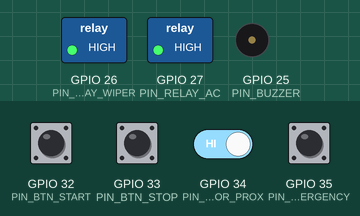
Simulated run of this sketch. Board: ESP32. Shown: switched loads named in the sketch (green lamp = pin HIGH), buzzer (waves = sounding, pin HIGH). The inputs (shaded band) are chosen by the test bench; at power-on: GPIO 32 (PIN_BTN_START), GPIO 33 (PIN_BTN_STOP), GPIO 34 (PIN_SENSOR_PROX), GPIO 35 (PIN_EMERGENCY) HIGH. WiFi joins after 1.5 s; servers stay silent unless stated; uploads are accepted with an empty reply; EEPROM starts erased.

Above: at 1.2 s.
1.3 s: GPIO 35 (PIN_EMERGENCY) pulled LOW for 1 s
At 1.57 s:
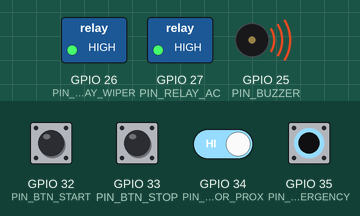
4.3 s: GPIO 32 (PIN_BTN_START) pulled LOW for 0.15 s
At 4.7 s:
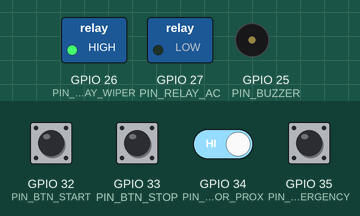
5.9 s: GPIO 34 (PIN_SENSOR_PROX) driven LOW
At 6.6 s:
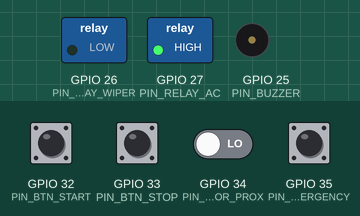
8.9 s: GPIO 33 (PIN_BTN_STOP) pulled LOW for 0.15 s
At 9.8 s:
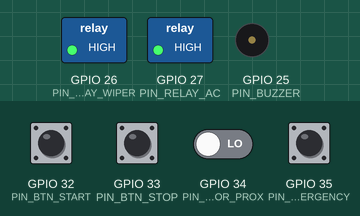
10.5 s: GPIO 32 (PIN_BTN_START) pulled LOW for 1 s
At 11.7 s:
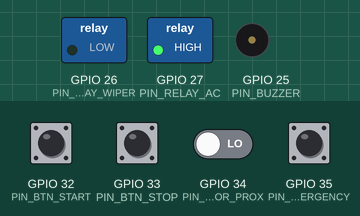
Timing chart, 0 to 15.0 s (numbered marks = the images above; inputs shaded):
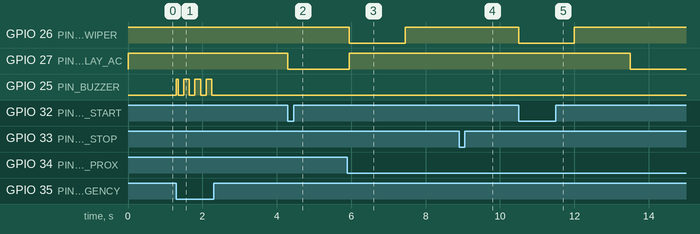

Measured:
- after the input at 1.3 s, GPIO 25 (PIN_BUZZER): LOW → HIGH at once, then repeats every 0.30 s: LOW 0.15 s, HIGH 0.15 s, until it stays LOW from 2.3 s
- after the input at 4.3 s, GPIO 27 (PIN_RELAY_AC): HIGH → LOW at once
- after the input at 5.9 s, GPIO 26 (PIN_RELAY_WIPER): HIGH → LOW after 0.05 s, → HIGH 1.5 s later; GPIO 27 (PIN_RELAY_AC): LOW → HIGH after 0.05 s
- after the input at 8.9 s, GPIO 27 (PIN_RELAY_AC): stays HIGH (without the input it goes to LOW after 0.05 s)
- after the input at 10.5 s, GPIO 26 (PIN_RELAY_WIPER): HIGH → LOW at once, → HIGH 1.5 s later; GPIO 27 (PIN_RELAY_AC): HIGH → LOW after 3.0 s

The sketch:

esp32_briket_supabase.ino
```cpp
#include <WiFi.h>
#include <HTTPClient.h>
#include <WiFiClientSecure.h>
#include <Preferences.h>

// =========================================================
// 1. KONFIGURASI WIFI & SUPABASE (SESUAIKAN DENGAN PUNYAMU)
// =========================================================
const char* WIFI_SSID         = "NAMA_WIFI_KAMU";
const char* WIFI_PASS         = "PASSWORD_WIFI_KAMU";
const char* SUPABASE_URL      = "https://ejfftyrdmcrdkqvxxhxy.supabase.co";
const char* SUPABASE_ANON_KEY = "sb_publishable_Zf7P8fH6ULcn2ll90UVMBA_IG7umqkn";

// =========================================================
// 2. KONFIGURASI PIN HARDWARE ESP32 (SESUAIKAN WIRING PCB)
// =========================================================
#define PIN_RELAY_WIPER   26   // Relay CH-1: Motor Pemotong Wiper
#define PIN_RELAY_AC      27   // Relay CH-2: Kontaktor / Motor AC Ekstruder
#define PIN_SENSOR_PROX   34   // Sensor Proximity (INPUT_PULLUP jika NPN, atau eksternal pull-up)
#define PIN_EMERGENCY     35   // Saklar Push-Lock Darurat
#define PIN_BUZZER        25   // Buzzer Alarm Darurat
#define PIN_BTN_START     32   // Tombol Fisik START (opsional, aktif LOW ke GND)
#define PIN_BTN_STOP      33   // Tombol Fisik STOP  (opsional, aktif LOW ke GND)

// Ubah ke false jika modul relay aktif HIGH
#define RELAY_ACTIVE_LOW  true

// Logika input sensor & tombol darurat:
// true  = aktif saat sinyal LOW (misal sensor NPN / saklar ke GND)
// false = aktif saat sinyal HIGH
#define PROX_ACTIVE_LOW   true
#define EMERG_ACTIVE_LOW  true

// =========================================================
// 3. PARAMETER TIMING PROSES BRIKET
// =========================================================
const unsigned long CUT_PAUSE_MS      = 3000;  // Motor AC jeda 3 detik saat potong
const unsigned long WIPER_RUN_MS      = 1500;  // Durasi relay wiper aktif (1x putaran pisau)
const unsigned long PROX_DEBOUNCE_MS  = 50;    // Filter noise induktif motor AC pada sensor
const unsigned long SYNC_INTERVAL_MS  = 1500;  // Interval sinkronisasi rutin ke Supabase

// =========================================================
// VARIABEL GLOBAL & SINKRONISASI ANTAR-CORE
// =========================================================
enum MachineState {
  STATE_STOPPED,
  STATE_RUNNING,
  STATE_CUTTING,
  STATE_EMERGENCY
};

Preferences prefs;
portMUX_TYPE stateMux = portMUX_INITIALIZER_UNLOCKED;

volatile MachineState currentState = STATE_STOPPED;
volatile uint32_t briketCount      = 0;
volatile bool ch1WiperOn           = false;
volatile bool ch2AcOn              = false;
volatile bool emergencyActive      = false;
volatile bool syncImmediate        = true;

unsigned long cutStartMs           = 0;
bool proxLatched                   = false;
unsigned long lastProxChangeMs     = 0;
bool lastRawProx                   = false;

// =========================================================
// HELPER AKTUATOR & NVS
// =========================================================
void setRelay(uint8_t pin, bool on) {
  if (RELAY_ACTIVE_LOW) {
    digitalWrite(pin, on ? LOW : HIGH);
  } else {
    digitalWrite(pin, on ? HIGH : LOW);
  }
}

void saveCountToNVS(uint32_t val) {
  prefs.putUInt("count", val);
}

const char* stateToString(MachineState st) {
  switch (st) {
    case STATE_RUNNING:   return "RUNNING";
    case STATE_CUTTING:   return "CUTTING";
    case STATE_EMERGENCY: return "EMERGENCY";
    default:              return "STOPPED";
  }
}

void applyOutputs(MachineState st, unsigned long now) {
  if (st == STATE_EMERGENCY) {
    ch1WiperOn = false;
    ch2AcOn    = false;
    setRelay(PIN_RELAY_WIPER, false);
    setRelay(PIN_RELAY_AC, false);
    // Buzzer cepat (150ms ON / 150ms OFF)
    digitalWrite(PIN_BUZZER, ((now / 150) % 2 == 0) ? HIGH : LOW);
  } else if (st == STATE_CUTTING) {
    ch2AcOn = false;
    setRelay(PIN_RELAY_AC, false);

    bool wiperShouldRun = (now - cutStartMs) < WIPER_RUN_MS;
    ch1WiperOn = wiperShouldRun;
    setRelay(PIN_RELAY_WIPER, wiperShouldRun);
    digitalWrite(PIN_BUZZER, LOW);
  } else if (st == STATE_RUNNING) {
    ch1WiperOn = false;
    ch2AcOn    = true;
    setRelay(PIN_RELAY_WIPER, false);
    setRelay(PIN_RELAY_AC, true);
    digitalWrite(PIN_BUZZER, LOW);
  } else {
    ch1WiperOn = false;
    ch2AcOn    = false;
    setRelay(PIN_RELAY_WIPER, false);
    setRelay(PIN_RELAY_AC, false);
    digitalWrite(PIN_BUZZER, LOW);
  }
}

void commandStart() {
  portENTER_CRITICAL(&stateMux);
  if (!emergencyActive && currentState == STATE_STOPPED) {
    currentState = STATE_RUNNING;
    proxLatched = false;
    syncImmediate = true;
  }
  portEXIT_CRITICAL(&stateMux);
}

void commandStop() {
  portENTER_CRITICAL(&stateMux);
  if (!emergencyActive && currentState != STATE_STOPPED) {
    currentState = STATE_STOPPED;
    syncImmediate = true;
  }
  portEXIT_CRITICAL(&stateMux);
}

void commandResetCount() {
  portENTER_CRITICAL(&stateMux);
  briketCount = 0;
  syncImmediate = true;
  portEXIT_CRITICAL(&stateMux);
  saveCountToNVS(0);
}

// =========================================================
// PARSER JSON RINGAN (TANPA DEPENDENSI EKSTERNAL)
// =========================================================
String extractJsonField(const String& json, const String& key) {
  String pattern = "\"" + key + "\":";
  int idx = json.indexOf(pattern);
  if (idx < 0) return "";
  idx += pattern.length();
  while (idx < (int)json.length() && (json[idx] == ' ' || json[idx] == '\"')) {
    idx++;
  }
  int endIdx = idx;
  while (endIdx < (int)json.length() &&
         json[endIdx] != '\"' &&
         json[endIdx] != ',' &&
         json[endIdx] != '}' &&
         json[endIdx] != ']') {
    endIdx++;
  }
  return json.substring(idx, endIdx);
}

// =========================================================
// TASK CORE 0: SINKRONISASI SUPABASE (NON-BLOCKING KE MESIN)
// =========================================================
void supabaseSyncTask(void* pvParameters) {
  WiFi.mode(WIFI_STA);
  WiFi.begin(WIFI_SSID, WIFI_PASS);

  unsigned long lastSyncMs = 0;
  bool initialCloudPulled = false;

  for (;;) {
    if (WiFi.status() != WL_CONNECTED) {
      vTaskDelay(pdMS_TO_TICKS(1000));
      continue;
    }

    unsigned long now = millis();
    bool force = false;

    portENTER_CRITICAL(&stateMux);
    force = syncImmediate;
    portEXIT_CRITICAL(&stateMux);

    if (!force && (now - lastSyncMs < SYNC_INTERVAL_MS)) {
      vTaskDelay(pdMS_TO_TICKS(80));
      continue;
    }

    WiFiClientSecure client;
    client.setInsecure();
    HTTPClient http;

    String endpoint = String(SUPABASE_URL) + "/rest/v1/mesin_briket?id=eq.1";

    // 1. Ambil perintah terbaru dari Web HMI (GET)
    if (http.begin(client, endpoint + "&select=count,cmd")) {
      http.addHeader("apikey", SUPABASE_ANON_KEY);

      int code = http.GET();
      if (code == 200) {
        String body = http.getString();
        String cmdVal = extractJsonField(body, "cmd");
        String cntVal = extractJsonField(body, "count");

        // Sinkronisasi counter awal dari cloud jika NVS lokal masih 0
        if (!initialCloudPulled && cntVal.length() > 0) {
          uint32_t cloudCount = (uint32_t)cntVal.toInt();
          portENTER_CRITICAL(&stateMux);
          if (briketCount == 0 && cloudCount > 0) {
            briketCount = cloudCount;
            saveCountToNVS(briketCount);
          }
          portEXIT_CRITICAL(&stateMux);
          initialCloudPulled = true;
        }

        if (cmdVal == "START") {
          commandStart();
        } else if (cmdVal == "STOP") {
          commandStop();
        } else if (cmdVal == "RESET_CNT") {
          commandResetCount();
        }
      }
      http.end();
    }

    // 2. Kirim status aktual mesin & bersihkan kolom cmd -> NONE (PATCH)
    MachineState snapState;
    uint32_t snapCount;
    bool snapCh1, snapCh2, snapEmerg;

    portENTER_CRITICAL(&stateMux);
    snapState     = currentState;
    snapCount     = briketCount;
    snapCh1       = ch1WiperOn;
    snapCh2       = ch2AcOn;
    snapEmerg     = emergencyActive;
    syncImmediate = false;
    portEXIT_CRITICAL(&stateMux);

    String payload = "{";
    payload += "\"state\":\"" + String(stateToString(snapState)) + "\",";
    payload += "\"count\":" + String(snapCount) + ",";
    payload += "\"ch1_wiper\":" + String(snapCh1 ? "true" : "false") + ",";
    payload += "\"ch2_ac\":" + String(snapCh2 ? "true" : "false") + ",";
    payload += "\"emergency\":" + String(snapEmerg ? "true" : "false") + ",";
    payload += "\"cmd\":\"NONE\",";
    payload += "\"updated_at\":\"now()\"";
    payload += "}";

    if (http.begin(client, endpoint)) {
      http.addHeader("apikey", SUPABASE_ANON_KEY);
      http.addHeader("Content-Type", "application/json");
      http.addHeader("Prefer", "return=minimal");

      http.PATCH(payload);
      http.end();
    }

    lastSyncMs = millis();
    vTaskDelay(pdMS_TO_TICKS(100));
  }
}

// =========================================================
// SETUP & CORE 1 REAL-TIME CONTROL LOOP
// =========================================================
void setup() {
  Serial.begin(115200);

  pinMode(PIN_RELAY_WIPER, OUTPUT);
  pinMode(PIN_RELAY_AC, OUTPUT);
  pinMode(PIN_BUZZER, OUTPUT);

  setRelay(PIN_RELAY_WIPER, false);
  setRelay(PIN_RELAY_AC, false);
  digitalWrite(PIN_BUZZER, LOW);

  pinMode(PIN_SENSOR_PROX, PROX_ACTIVE_LOW ? INPUT_PULLUP : INPUT);
  pinMode(PIN_EMERGENCY,   EMERG_ACTIVE_LOW ? INPUT_PULLUP : INPUT);
  pinMode(PIN_BTN_START,   INPUT_PULLUP);
  pinMode(PIN_BTN_STOP,    INPUT_PULLUP);

  prefs.begin("briket_nvs", false);
  briketCount = prefs.getUInt("count", 0);

  // Jalankan task jaringan Supabase di Core 0
  xTaskCreatePinnedToCore(
    supabaseSyncTask,
    "SupabaseSync",
    8192,
    NULL,
    1,
    NULL,
    0
  );
}

void loop() {
  unsigned long now = millis();

  // 1. Cek Saklar Darurat Push-Lock (Prioritas Tertinggi)
  bool rawEmerg = (digitalRead(PIN_EMERGENCY) == (EMERG_ACTIVE_LOW ? LOW : HIGH));

  portENTER_CRITICAL(&stateMux);
  if (rawEmerg && !emergencyActive) {
    emergencyActive = true;
    currentState = STATE_EMERGENCY;
    syncImmediate = true;
  } else if (!rawEmerg && emergencyActive) {
    emergencyActive = false;
    currentState = STATE_STOPPED;
    syncImmediate = true;
  }
  portEXIT_CRITICAL(&stateMux);

  // 2. Cek Tombol Fisik START / STOP (Jika terpasang pada panel boks)
  if (!emergencyActive) {
    if (digitalRead(PIN_BTN_START) == LOW) {
      commandStart();
    } else if (digitalRead(PIN_BTN_STOP) == LOW) {
      commandStop();
    }
  }

  // 3. Debounce Sensor Proximity
  bool rawProx = (digitalRead(PIN_SENSOR_PROX) == (PROX_ACTIVE_LOW ? LOW : HIGH));
  if (rawProx != lastRawProx) {
    lastProxChangeMs = now;
    lastRawProx = rawProx;
  }
  bool stableProx = ((now - lastProxChangeMs) >= PROX_DEBOUNCE_MS) ? rawProx : proxLatched;
  if (!stableProx) {
    proxLatched = false;
  }

  // 4. State Machine Utama Mesin Briket
  MachineState st;
  portENTER_CRITICAL(&stateMux);
  st = currentState;
  portEXIT_CRITICAL(&stateMux);

  if (st == STATE_RUNNING) {
    if (stableProx && !proxLatched) {
      proxLatched = true;
      cutStartMs = now;

      uint32_t updatedCount = 0;
      portENTER_CRITICAL(&stateMux);
      briketCount++;
      updatedCount = briketCount;
      currentState = STATE_CUTTING;
      syncImmediate = true;
      portEXIT_CRITICAL(&stateMux);

      saveCountToNVS(updatedCount);
    }
  } else if (st == STATE_CUTTING) {
    if (now - cutStartMs >= CUT_PAUSE_MS) {
      portENTER_CRITICAL(&stateMux);
      if (currentState == STATE_CUTTING) {
        currentState = STATE_RUNNING;
        syncImmediate = true;
      }
      portEXIT_CRITICAL(&stateMux);
    }
  }

  // 5. Terapkan Output Relay & Buzzer
  portENTER_CRITICAL(&stateMux);
  st = currentState;
  applyOutputs(st, now);
  portEXIT_CRITICAL(&stateMux);

  delay(2);
}
```
